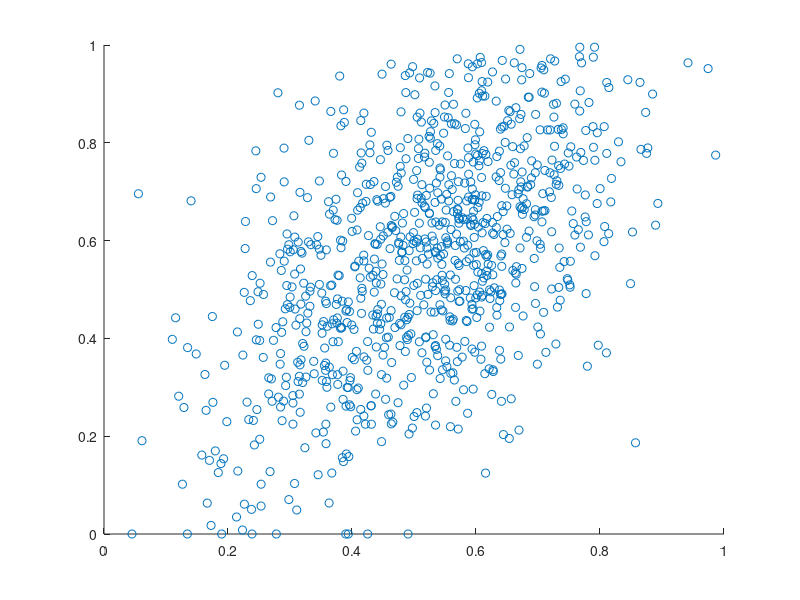

Write the MATLAB code that produced this figure. (Note: this script raises an error after producing the figure.)
%% Figure 1b, correlation between context valence and face rating
load('corr_FacevsContext.mat');
scatter(corr_FacevsContext(:,1),corr_FacevsContext(:,2),'o');
hold on
lsline;
[r_valence, p_valence] = corrcoef(corr_FacevsContext(:,1), corr_FacevsContext(:,2));
text(0.2, 0.6, ['R square = ', num2str(r_valence(1,2))]);
text(0.2, 0.5,['P value = ', num2str(p_valence(1,2))]);
xlim([-0.1 1.1]);
ylim([-0.1 1.1]);
box on

%% Figure 1c, distribution of contextual modualtion strength
load modHist.mat
neg_col = [255 61 0]./255; % red tone
pos_col = [0 128 225]./255; % blue tone
figure('rend','painters','pos',[10 10 1500 600])
patch(neg_centers_interp, neg_counts_interp, neg_col,...
      'FaceAlpha',0.5,'EdgeColor','white','EdgeAlpha',0.6,'LineWidth',1);
hold on
patch(pos_centers_interp, pos_counts_interp, pos_col,...
      'FaceAlpha',0.5,'EdgeColor','white','EdgeAlpha',0.6,'LineWidth',1);
xlim([-0.5 1.5])
ylim([0 80])
set(gca,'XTick',[-1.5 -1 -0.5 0 0.5 1 1.5],'YTick',[0 20 40 60 80],...
        'LineWidth',3,'FontSize',25,'FontWeight','bold','box','on')
plot([0,0],[0 80],'-.k','LineWidth',3)
